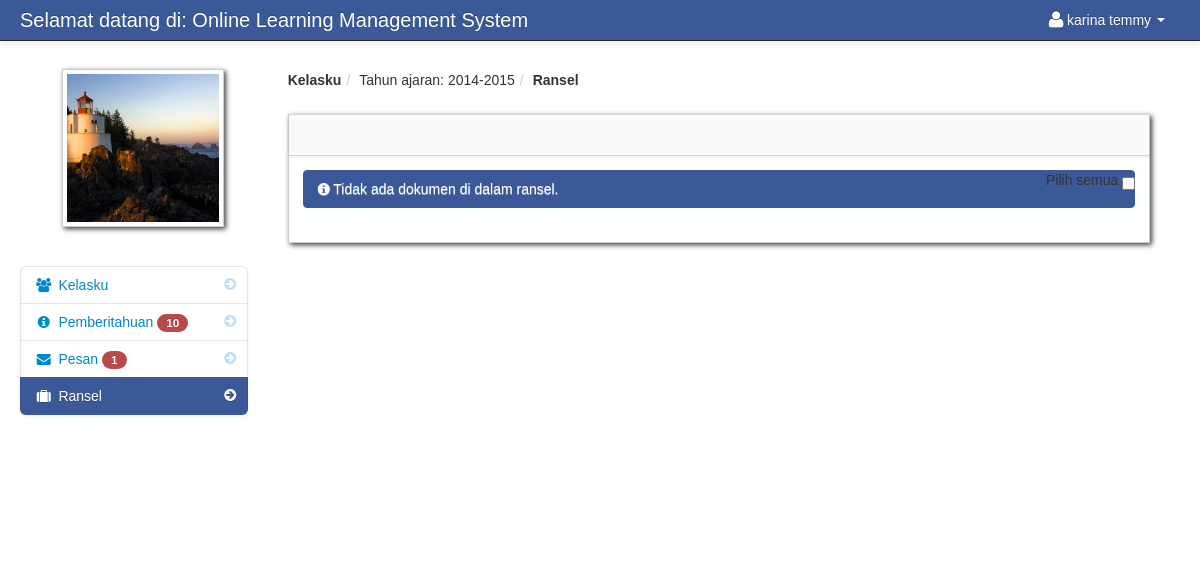
Page /backpack.php (signed in) on the committed database.
### tables this page shows
CREATE TABLE IF NOT EXISTS `student` (
  `student_id` int(11) NOT NULL AUTO_INCREMENT,
  `firstname` varchar(100) NOT NULL,
  `lastname` varchar(100) NOT NULL,
  `class_id` int(11) NOT NULL,
  `username` varchar(100) NOT NULL,
  `password` varchar(100) NOT NULL,
  `location` varchar(100) NOT NULL,
  `status` varchar(100) NOT NULL,
  `forum_notification` enum('0','1') NOT NULL DEFAULT '1',
  `email` varchar(30) NOT NULL,
  PRIMARY KEY (`student_id`)
);

CREATE TABLE IF NOT EXISTS `school_year` (
  `school_year_id` int(11) NOT NULL AUTO_INCREMENT,
  `school_year` varchar(100) NOT NULL,
  PRIMARY KEY (`school_year_id`)
);

### session.php (called while the page is built, shortened)
<?php
$session_id=$_SESSION['id'];
?>

### count.php (called while the page is built)
<?php
	$school_year_query = mysql_query("select * from school_year order by school_year DESC")or die(mysql_error());
	$school_year_query_row = mysql_fetch_array($school_year_query);
	$school_year = $school_year_query_row['school_year'];
	?>
	<?php $query_yes = mysql_query("select * from teacher_class_student
LEFT JOIN teacher_class ON teacher_class.teacher_class_id = teacher_class_student.teacher_class_id
LEFT JOIN class ON class.class_id = teacher_class.class_id
LEFT JOIN subject ON subject.subject_id = teacher_class.subject_id
LEFT JOIN teacher ON teacher.teacher_id = teacher_class_student.teacher_id
JOIN notification ON notification.teacher_class_id = teacher_class.teacher_class_id
where teacher_class_student.student_id = '$session_id' and school_year = '$school_year'   order by notification.date_of_notification DESC
")or die(mysql_error());
$count_no = mysql_num_rows($query_yes);
         ?>
<?php $query_no = mysql_query("select * from notification
LEFT JOIN notification_read ON notification_read.notification_id = notification.notification_id
where notification_read.student_id  = '$session_id'
")or die(mysql_error());
$count_yes = mysql_num_rows($query_no);
         ?>
<?php $not_read = $count_no -  $count_yes; ?>

### backpack.php (the view, shortened to what this page needs)
<?php include('header_dashboard.php'); ?>
<?php include('session.php'); ?>
<body>
		<?php include('navbar_student.php'); ?>
        <div class="container-fluid">
            <div class="row-fluid">
				<?php include('backpack_sidebar.php'); ?>
                <div class="span9" id="content">
                     <div class="row-fluid">
									<ul class="breadcrumb">
										<?php
										$school_year_query = mysql_query("select * from school_year order by school_year DESC")or die(mysql_error());
										$school_year_query_row = mysql_fetch_array($school_year_query);
										?>
											<li><a href="#"><b>Kelasku</b></a><span class="divider">/</span></li>
										<li><a href="#">Tahun ajaran: <?php echo $school_year_query_row['school_year']; ?></a><span class="divider">/</span></li>
										<li><a href="#"><b>Ransel</b></a></li>
									</ul>
                        <div id="block_bg" class="block">
                            <div class="navbar navbar-inner block-header">
                            </div>
                            <div class="block-content collapse in">
                                <div class="span12">
							<div class="pull-right">
								Pilih semua <input type="checkbox"  name="selectAll" id="checkAll" />
							</div>
								<?php
								$query_backpack = mysql_query("select * FROM student_backpack where student_id = '$session_id'  order by fdatein DESC ")or die(mysql_error());
								$num_row = mysql_num_rows($query_backpack);
								if ($num_row > 0){
								?>
									<form action="delete_backpack.php" method="post">
  									<table cellpadding="0" cellspacing="0" border="0" class="table" id="">
									<a data-toggle="modal" href="#backup_delete" id="delete"  class="btn btn-danger" name=""><i class="icon-trash icon-large"></i></a>
									<?php include('modal_backpack_delete.php'); ?>
										<thead>
										        <tr>
												<th></th>
												<th>Tanggal dikirim</th>
												<th>Nama dokumen</th>
												<th>Penjelasn</th>
												<th></th>
												</tr>
										</thead>
										<tbody>
                              		<?php
										$query = mysql_query("select * FROM student_backpack where student_id = '$session_id'  order by fdatein DESC ")or die(mysql_error());
										while($row = mysql_fetch_array($query)){
										$id  = $row['file_id'];
									?>
										<tr id="del<?php echo $id; ?>">
										<td width="30">
											<input id="" class="" name="selector[]" type="checkbox" value="<?php echo $id; ?>">
										</td>
										 <td><?php echo $row['fdatein']; ?></td>
                                         <td><?php  echo $row['fname']; ?></td>
                                         <td><?php echo $row['fdesc']; ?></td>
                                         <td width="30"><a href="<?php echo $row['floc']; ?>"><i class="icon-download icon-large"></i></a></td>
										</tr>
									<?php } ?>
										</tbody>
									</table>
									</form>
									<?php }else{ ?>
									<div class="alert alert-info"><i class="icon-info-sign"></i> Tidak ada dokumen di dalam ransel.</div>
									<?php } ?>
                                </div>
                            </div>
                        </div>
                    </div>
                </div>
            </div>
		<?php include('footer.php'); ?>
        </div>
		<?php include('script.php'); ?>
    </body>
</html>

### navbar_student.php (shortened to what this page needs)
<div class="navbar navbar-fixed-top navbar-inverse">
        <div class="navbar-inner">
            <div class="container-fluid">
                <a class="brand" href="#">Selamat datang di: Online Learning Management System</a>
					<div class="nav-collapse collapse">
						<ul class="nav pull-right">
							<?php $query= mysql_query("select * from student where student_id = '$session_id'")or die(mysql_error());
									$row = mysql_fetch_array($query);
							?>
							<li class="dropdown">
							<link rel="stylesheet" href="popup1/style.css" type="text/css" />
								<a href="#" role="button" class="dropdown-toggle" data-toggle="dropdown"> <i class="icon-user icon-large"></i><?php echo $row['firstname']." ".$row['lastname'];  ?> <i class="caret"></i></a>
							</li>
						</ul>
					</div>
            </div>
        </div>
</div>

### backpack_sidebar.php (shortened to what this page needs)
<div class="span3" id="sidebar">
					<img id="avatar" class="img-polaroid" src="admin/<?php echo $row['location']; ?>">
					<?php include('count.php'); ?>
		<ul class="nav nav-list bs-docs-sidenav nav-collapse collapse">
			<li class=""><a href="dashboard_student.php"><i class="icon-chevron-right"></i><i class="icon-group"></i>&nbsp;Kelasku</a></li>
			<li class="">
				<a href="student_notification.php"><i class="icon-chevron-right"></i><i class="icon-info-sign"></i>&nbsp;Pemberitahuan
				<?php if($not_read == '0'){
				}else{ ?>
					<span class="badge badge-important"><?php echo $not_read; ?></span>
				<?php } ?>
				</a>
			</li>
			<?php
			$message_query = mysql_query("select * from message where reciever_id = '$session_id' and message_status != 'read' ")or die(mysql_error());
			$count_message = mysql_num_rows($message_query);
			?>
			<li class="">
			<a href="student_message.php"><i class="icon-chevron-right"></i><i class="icon-envelope-alt"></i>&nbsp;Pesan
				<?php if($count_message == '0'){
				}else{ ?>
					<span class="badge badge-important"><?php echo $count_message; ?></span>
				<?php } ?>
			</a>
			</li>
			 <li class="active"><a href="backpack.php"><i class="icon-chevron-right"></i><i class="icon-suitcase"></i>&nbsp;Ransel</a></li>
		</ul>
</div>

### admin/assets/styles.css (style rules this page uses)
body { padding-top: 60px; padding-bottom: 40px; }
#content { margin-left:0px; }
.breadcrumb { margin: 0 0 0px; padding: 10px 0px; background-color: transparent; }
.block { background: url("../images/pixel-60fff.png") repeat scroll 0 0 rgba(0, 0, 0, 0) !important; border: 1px solid #ccc; background: white; margin: 1em 0em; border-top: none; -webkit-box-shadow: 2px 2px 5px rgba(0, 0, 6, 0.75); -moz-box-shadow: 2px 2px 5px rgba(0, 0, 6, 0.75); box-shadow: 2px 2px 5px rgba(0, 0, 6, 0.75); }
.block-content { margin: 1em; min-height: .25em; }
.block-header { margin-bottom: 0px; border-right: none; border-left: none; -webkit-border-radius: 0px; -moz-border-radius: 0px; border-radius: 0px; }
.bs-docs-sidenav { max-width: 228px; margin: 30px 0 0; padding: 0; background-color: #fff; -webkit-border-radius: 6px; -moz-border-radius: 6px; border-radius: 6px; -webkit-box-shadow: 0 1px 4px rgba(0,0,0,.065); -moz-box-shadow: 0 1px 4px rgba(0,0,0,.065); box-shadow: 0 1px 4px rgba(0,0,0,.065); }
.bs-docs-sidenav > li > a { display: block; width: 190px \9; margin: 0 0 -1px; padding: 8px 14px; border: 1px solid #e5e5e5; }
.bs-docs-sidenav > li:first-child > a { -webkit-border-radius: 6px 6px 0 0; -moz-border-radius: 6px 6px 0 0; border-radius: 6px 6px 0 0; }
.bs-docs-sidenav > li:last-child > a { -webkit-border-radius: 0 0 6px 6px; -moz-border-radius: 0 0 6px 6px; border-radius: 0 0 6px 6px; }
.bs-docs-sidenav > .active > a { position: relative; z-index: 2; padding: 9px 15px; border: 0; text-shadow: 0 1px 0 rgba(0,0,0,.15); -webkit-box-shadow: inset 1px 0 0 rgba(0,0,0,.1), inset -1px 0 0 rgba(0,0,0,.1); -moz-box-shadow: inset 1px 0 0 rgba(0,0,0,.1), inset -1px 0 0 rgba(0,0,0,.1); box-shadow: inset 1px 0 0 rgba(0,0,0,.1), inset -1px 0 0 rgba(0,0,0,.1); }
.bs-docs-sidenav .icon-chevron-right { float: right; margin-top: 2px; margin-right: -6px; opacity: .25; }
.bs-docs-sidenav .active .icon-chevron-right, .bs-docs-sidenav .active a:hover .icon-chevron-right { opacity: 1; }

### popup1/style.css (style rules this page uses)
* { margin: 0; padding: 0; }
body, html { font-family: Calibri, "times new roman", sans-serif; }

### rows in the picture
student: firstname "karina", lastname "temmy", location (picture)
school_year: school_year "2014-2015"

### other values in the picture
$not_read "10"
$count_message "1"
